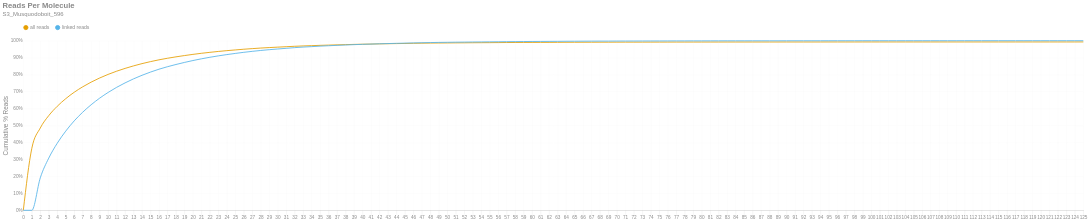

Notebook code cell kept with this figure:
### Markdown cell above
### Reads per Molecule
This chart shows the cumulative distribution of the number of reads per linked molecule. That is, how many alignments are associated with a unique molecule. This excludes the number of reads associated with invalid or absent linked-read barcodes. The `linked` histogram is the percentages recalculated when disregarding singletons.

### Code cell
if SKIPLR:
    print_html(f"Skipped")
else:
    counts = np.bincount(valids['reads'].cast(pl.Int64).to_numpy())
    weighted = counts * np.arange(len(counts))
    all_perc = weighted / n_reads
    linked_perc = weighted / n_linked_reads
    linked_perc[1] = 0
    binned_df = pl.DataFrame({
        'readsper': list(range(len(counts))),
        'all reads (cumsum)': np.cumsum(all_perc).tolist(),
        'linked reads (cumsum)': np.cumsum(linked_perc).tolist(),
    })

    with SafeRender(binned_df):
        (
            density_plot(binned_df, 'Reads Per Molecule', samplename, 'readspmol')
            .encode(
                x=alt.X('readsper:O', title=None).axis(labelAngle=0).scale(padding=0),
                y=alt.Y('value:Q', title='Cumulative % Reads').axis(format='%').stack(False),
                color=alt.Color("key:N").scale(domain=["all reads", "linked reads"]),
                tooltip=[
                    alt.Tooltip("key:N", title="Data Type"),
                    alt.Tooltip("readsper:O", title="Reads Per Molecule"),
                    alt.Tooltip("value:Q", format=".2%", title="% Reads (Cum.)")
                ]            
            )
        ).display()

### Figure 1 — Vega-Lite specification as saved in the notebook (floating-point values rounded to 4 significant figures)
{"width": "container", "height": 400, "config": {"title": {"anchor": "start", "dy": -15, "fontSize": 18, "color": "#888888", "subtitleColor": "#888888", "subtitleFontSize": 14}, "arc": {"fill": "#0072B2"}, "axis": {"domainColor": "#888888", "domainWidth": 0.5, "gridWidth": 0.2, "grid": false, "titleFontWeight": 400, "titleFontSize": 15, "labelFontSize": 11, "labelColor": "#888888", "tickColor": "#888888", "tickWidth": 0.2, "titleColor": "#888888"}, "axisBand": {"grid": false}, "axisX": {"grid": true, "tickSize": 10, "domainCap": "round"}, "axisY": {"domain": false, "grid": true, "tickSize": 0, "domainCap": "round"}, "background": "transparent", "header": {"labelFontSize": 15, "labelColor": "#888888", "titleFontSize": 15, "titleFontWeight": 600, "titleColor": "#888888"}, "legend": {"labelFont": "sans-serif", "labelFontSize": 12, "labelColor": "#888888", "symbolSize": 100, "symbolType": "circle", "titleFontSize": 12, "titlePadding": 10, "titleColor": "#888888", "title": null, "orient": "top"}, "range": {"category": ["#E69F00", "#56B4E9", "#009E73", "#F0E442", "#0072B2", "#D55E00", "#CC79A7", "#000000"], "diverging": ["#cfe8f3", "#a2d4ec", "#73bfe2", "#46abdb", "#1696d2", "#12719e"]}, "area": {"fill": "#0072B2", "fillOpacity": 0.7, "line": true, "strokeOpacity": 0.7}, "line": {"color": "#0072B2", "stroke": "#0072B2", "strokeWidth": 2}, "trail": {"color": "#0072B2", "stroke": "#0072B2", "strokeWidth": 0, "size": 1}, "point": {"filled": true, "fillOpacity": 1.0, "size": 95}, "text": {"color": "#888888", "fontSize": 11, "align": "right", "fontWeight": 400, "size": 11}, "bar": {"fill": "#0072B2", "stroke": null}, "view": {"stroke": null, "continuousWidth": 660, "continuousHeight": 400}}, "data": {"name": "data-e70bbc8f8ad51b56e5e13a645d28a6ac"}, "mark": {"type": "line", "interpolate": "monotone", "point": {"opacity": 0, "size": 275}}, "encoding": {"color": {"field": "key", "scale": {"domain": ["all reads", "linked reads"]}, "type": "nominal"}, "tooltip": [{"field": "key", "title": "Data Type", "type": "nominal"}, {"field": "readsper", "title": "Reads Per Molecule", "type": "ordinal"}, {"field": "value", "format": ".2%", "title": "% Reads (Cum.)", "type": "quantitative"}], "x": {"axis": {"labelAngle": 0}, "field": "readsper", "scale": {"padding": 0}, "title": null, "type": "ordinal"}, "y": {"axis": {"format": "%"}, "field": "value", "stack": false, "title": "Cumulative % Reads", "type": "quantitative"}}, "params": [{"name": "param_c36ac31b6afebe62", "select": {"type": "point", "fields": ["key"]}, "bind": "legend"}], "title": {"text": "Reads Per Molecule", "subtitle": "S3_Musquodoboit_596"}, "transform": [{"fold": ["all reads (cumsum)", "linked reads (cumsum)"]}, {"calculate": "replace(datum.key, ' (cumsum)', '')", "as": "key"}, {"filter": {"param": "param_c36ac31b6afebe62"}}], "usermeta": {"embedOptions": {"downloadFileName": "S3_Musquodoboit_596.readspmol"}}, "$schema": "https://vega.github.io/schema/vega-lite/v6.1.0.json", "datasets": {"data-e70bbc8f8ad51b56e5e13a645d28a6ac": [{"readsper": 0, "all reads (cumsum)": 0.0, "linked reads (cumsum)": 0.0}, {"readsper": 1, "all reads (cumsum)": 0.3652, "linked reads (cumsum)": 0.0}, {"readsper": 2, "all reads (cumsum)": 0.4852, "linked reads (cumsum)": 0.1913}, {"readsper": 3, "all reads (cumsum)": 0.5583, "linked reads (cumsum)": 0.3078}, {"readsper": 4, "all reads (cumsum)": 0.6133, "linked reads (cumsum)": 0.3954}, {"readsper": 5, "all reads (cumsum)": 0.6581, "linked reads (cumsum)": 0.4668}, {"readsper": 6, "all reads (cumsum)": 0.696, "linked reads (cumsum)": 0.5271}, {"readsper": 7, "all reads (cumsum)": 0.728, "linked reads (cumsum)": 0.5782}, {"readsper": 8, "all reads (cumsum)": 0.7558, "linked reads (cumsum)": 0.6224}, {"readsper": 9, "all reads (cumsum)": 0.7801, "linked reads (cumsum)": 0.6611}, {"readsper": 10, "all reads (cumsum)": 0.8013, "linked reads (cumsum)": 0.6949}, {"readsper": 11, "all reads (cumsum)": 0.8201, "linked reads (cumsum)": 0.7249}, {"readsper": 12, "all reads (cumsum)": 0.8367, "linked reads (cumsum)": 0.7513}, {"readsper": 13, "all reads (cumsum)": 0.8516, "linked reads (cumsum)": 0.775}, {"readsper": 14, "all reads (cumsum)": 0.8649, "linked reads (cumsum)": 0.7962}, {"readsper": 15, "all reads (cumsum)": 0.8767, "linked reads (cumsum)": 0.8151}, {"readsper": 16, "all reads (cumsum)": 0.8873, "linked reads (cumsum)": 0.832}, {"readsper": 17, "all reads (cumsum)": 0.8965, "linked reads (cumsum)": 0.8467}, {"readsper": 18, "all reads (cumsum)": 0.9047, "linked reads (cumsum)": 0.8598}, {"readsper": 19, "all reads (cumsum)": 0.9123, "linked reads (cumsum)": 0.8718}, {"readsper": 20, "all reads (cumsum)": 0.9194, "linked reads (cumsum)": 0.883}, {"readsper": 21, "all reads (cumsum)": 0.9257, "linked reads (cumsum)": 0.8931}, {"readsper": 22, "all reads (cumsum)": 0.9315, "linked reads (cumsum)": 0.9023}, {"readsper": 23, "all reads (cumsum)": 0.9367, "linked reads (cumsum)": 0.9106}, {"readsper": 24, "all reads (cumsum)": 0.9414, "linked reads (cumsum)": 0.9182}, {"readsper": 25, "all reads (cumsum)": 0.9456, "linked reads (cumsum)": 0.9249}, {"readsper": 26, "all reads (cumsum)": 0.9498, "linked reads (cumsum)": 0.9315}, {"readsper": 27, "all reads (cumsum)": 0.9533, "linked reads (cumsum)": 0.9372}, {"readsper": 28, "all reads (cumsum)": 0.9567, "linked reads (cumsum)": 0.9425}, {"readsper": 29, "all reads (cumsum)": 0.9595, "linked reads (cumsum)": 0.9471}, {"readsper": 30, "all reads (cumsum)": 0.9621, "linked reads (cumsum)": 0.9511}, {"readsper": 31, "all reads (cumsum)": 0.9646, "linked reads (cumsum)": 0.9551}, {"readsper": 32, "all reads (cumsum)": 0.9671, "linked reads (cumsum)": 0.9591}, {"readsper": 33, "all reads (cumsum)": 0.9692, "linked reads (cumsum)": 0.9624}, {"readsper": 34, "all reads (cumsum)": 0.9708, "linked reads (cumsum)": 0.9651}, {"readsper": 35, "all reads (cumsum)": 0.9726, "linked reads (cumsum)": 0.9679}, {"readsper": 36, "all reads (cumsum)": 0.9741, "linked reads (cumsum)": 0.9703}, {"readsper": 37, "all reads (cumsum)": 0.9755, "linked reads (cumsum)": 0.9726}, {"readsper": 38, "all reads (cumsum)": 0.9769, "linked reads (cumsum)": 0.9747}, {"readsper": 39, "all reads (cumsum)": 0.9782, "linked reads (cumsum)": 0.9768}, {"readsper": 40, "all reads (cumsum)": 0.9793, "linked reads (cumsum)": 0.9786}, {"readsper": 41, "all reads (cumsum)": 0.9803, "linked reads (cumsum)": 0.9801}, {"readsper": 42, "all reads (cumsum)": 0.9813, "linked reads (cumsum)": 0.9818}, {"readsper": 43, "all reads (cumsum)": 0.9822, "linked reads (cumsum)": 0.9832}, {"readsper": 44, "all reads (cumsum)": 0.983, "linked reads (cumsum)": 0.9845}, {"readsper": 45, "all reads (cumsum)": 0.9837, "linked reads (cumsum)": 0.9856}, {"readsper": 46, "all reads (cumsum)": 0.9846, "linked reads (cumsum)": 0.987}, {"readsper": 47, "all reads (cumsum)": 0.9853, "linked reads (cumsum)": 0.9881}, {"readsper": 48, "all reads (cumsum)": 0.9859, "linked reads (cumsum)": 0.9891}, {"readsper": 49, "all reads (cumsum)": 0.9864, "linked reads (cumsum)": 0.9899}, {"readsper": 50, "all reads (cumsum)": 0.9868, "linked reads (cumsum)": 0.9905}, {"readsper": 51, "all reads (cumsum)": 0.9873, "linked reads (cumsum)": 0.9913}, {"readsper": 52, "all reads (cumsum)": 0.9876, "linked reads (cumsum)": 0.9917}, {"readsper": 53, "all reads (cumsum)": 0.988, "linked reads (cumsum)": 0.9924}, {"readsper": 54, "all reads (cumsum)": 0.9882, "linked reads (cumsum)": 0.9928}, {"readsper": 55, "all reads (cumsum)": 0.9886, "linked reads (cumsum)": 0.9933}, {"readsper": 56, "all reads (cumsum)": 0.9889, "linked reads (cumsum)": 0.9938}, {"readsper": 57, "all reads (cumsum)": 0.9892, "linked reads (cumsum)": 0.9944}, {"readsper": 58, "all reads (cumsum)": 0.9894, "linked reads (cumsum)": 0.9947}, {"readsper": 59, "all reads (cumsum)": 0.9897, "linked reads (cumsum)": 0.9952}, {"readsper": 60, "all reads (cumsum)": 0.9899, "linked reads (cumsum)": 0.9954}, {"readsper": 61, "all reads (cumsum)": 0.9901, "linked reads (cumsum)": 0.9957}, {"readsper": 62, "all reads (cumsum)": 0.9902, "linked reads (cumsum)": 0.996}, {"readsper": 63, "all reads (cumsum)": 0.9904, "linked reads (cumsum)": 0.9963}, {"readsper": 64, "all reads (cumsum)": 0.9907, "linked reads (cumsum)": 0.9967}, {"readsper": 65, "all reads (cumsum)": 0.9908, "linked reads (cumsum)": 0.9969}, {"readsper": 66, "all reads (cumsum)": 0.991, "linked reads (cumsum)": 0.9972}, {"readsper": 67, "all reads (cumsum)": 0.9912, "linked reads (cumsum)": 0.9975}, {"readsper": 68, "all reads (cumsum)": 0.9913, "linked reads (cumsum)": 0.9977}, {"readsper": 69, "all reads (cumsum)": 0.9913, "linked reads (cumsum)": 0.9977}, {"readsper": 70, "all reads (cumsum)": 0.9915, "linked reads (cumsum)": 0.998}, {"readsper": 71, "all reads (cumsum)": 0.9915, "linked reads (cumsum)": 0.9981}, {"readsper": 72, "all reads (cumsum)": 0.9916, "linked reads (cumsum)": 0.9981}, {"readsper": 73, "all reads (cumsum)": 0.9917, "linked reads (cumsum)": 0.9983}, {"readsper": 74, "all reads (cumsum)": 0.9918, "linked reads (cumsum)": 0.9984}, {"readsper": 75, "all reads (cumsum)": 0.9918, "linked reads (cumsum)": 0.9985}, {"readsper": 76, "all reads (cumsum)": 0.9919, "linked reads (cumsum)": 0.9987}, {"readsper": 77, "all reads (cumsum)": 0.992, "linked reads (cumsum)": 0.9989}, {"readsper": 78, "all reads (cumsum)": 0.9921, "linked reads (cumsum)": 0.9989}, {"readsper": 79, "all reads (cumsum)": 0.9921, "linked reads (cumsum)": 0.999}, {"readsper": 80, "all reads (cumsum)": 0.9922, "linked reads (cumsum)": 0.9991}, {"readsper": 81, "all reads (cumsum)": 0.9922, "linked reads (cumsum)": 0.9991}, {"readsper": 82, "all reads (cumsum)": 0.9923, "linked reads (cumsum)": 0.9992}, {"readsper": 83, "all reads (cumsum)": 0.9923, "linked reads (cumsum)": 0.9993}, {"readsper": 84, "all reads (cumsum)": 0.9923, "linked reads (cumsum)": 0.9993}, {"readsper": 85, "all reads (cumsum)": 0.9923, "linked reads (cumsum)": 0.9993}, {"readsper": 86, "all reads (cumsum)": 0.9924, "linked reads (cumsum)": 0.9994}, {"readsper": 87, "all reads (cumsum)": 0.9924, "linked reads (cumsum)": 0.9994}, {"readsper": 88, "all reads (cumsum)": 0.9924, "linked reads (cumsum)": 0.9994}, {"readsper": 89, "all reads (cumsum)": 0.9924, "linked reads (cumsum)": 0.9995}, {"readsper": 90, "all reads (cumsum)": 0.9925, "linked reads (cumsum)": 0.9995}, {"readsper": 91, "all reads (cumsum)": 0.9925, "linked reads (cumsum)": 0.9996}, {"readsper": 92, "all reads (cumsum)": 0.9925, "linked reads (cumsum)": 0.9996}, {"readsper": 93, "all reads (cumsum)": 0.9925, "linked reads (cumsum)": 0.9996}, {"readsper": 94, "all reads (cumsum)": 0.9925, "linked reads (cumsum)": 0.9996}, {"readsper": 95, "all reads (cumsum)": 0.9926, "linked reads (cumsum)": 0.9997}, {"readsper": 96, "all reads (cumsum)": 0.9926, "linked reads (cumsum)": 0.9998}, {"readsper": 97, "all reads (cumsum)": 0.9926, "linked reads (cumsum)": 0.9998}, {"readsper": 98, "all reads (cumsum)": 0.9926, "linked reads (cumsum)": 0.9998}, {"readsper": 99, "all reads (cumsum)": 0.9926, "linked reads (cumsum)": 0.9998}, {"readsper": 100, "all reads (cumsum)": 0.9926, "linked reads (cumsum)": 0.9998}, {"readsper": 101, "all reads (cumsum)": 0.9926, "linked reads (cumsum)": 0.9998}, {"readsper": 102, "all reads (cumsum)": 0.9927, "linked reads (cumsum)": 0.9999}, {"readsper": 103, "all reads (cumsum)": 0.9927, "linked reads (cumsum)": 0.9999}, {"readsper": 104, "all reads (cumsum)": 0.9927, "linked reads (cumsum)": 0.9999}, {"readsper": 105, "all reads (cumsum)": 0.9927, "linked reads (cumsum)": 0.9999}, {"readsper": 106, "all reads (cumsum)": 0.9927, "linked reads (cumsum)": 0.9999}, {"readsper": 107, "all reads (cumsum)": 0.9927, "linked reads (cumsum)": 0.9999}, {"readsper": 108, "all reads (cumsum)": 0.9927, "linked reads (cumsum)": 0.9999}, {"readsper": 109, "all reads (cumsum)": 0.9927, "linked reads (cumsum)": 0.9999}, {"readsper": 110, "all reads (cumsum)": 0.9927, "linked reads (cumsum)": 0.9999}, {"readsper": 111, "all reads (cumsum)": 0.9927, "linked reads (cumsum)": 1.0}, {"readsper": 112, "all reads (cumsum)": 0.9927, "linked reads (cumsum)": 1.0}, {"readsper": 113, "all reads (cumsum)": 0.9927, "linked reads (cumsum)": 1.0}, {"readsper": 114, "all reads (cumsum)": 0.9927, "linked reads (cumsum)": 1.0}, {"readsper": 115, "all reads (cumsum)": 0.9927, "linked reads (cumsum)": 1.0}, {"readsper": 116, "all reads (cumsum)": 0.9927, "linked reads (cumsum)": 1.0}, {"readsper": 117, "all reads (cumsum)": 0.9927, "linked reads (cumsum)": 1.0}, {"readsper": 118, "all reads (cumsum)": 0.9927, "linked reads (cumsum)": 1.0}, {"readsper": 119, "all reads (cumsum)": 0.9927, "linked reads (cumsum)": 1.0}, {"readsper": 120, "all reads (cumsum)": 0.9927, "linked reads (cumsum)": 1.0}, {"readsper": 121, "all reads (cumsum)": 0.9927, "linked reads (cumsum)": 1.0}, {"readsper": 122, "all reads (cumsum)": 0.9927, "linked reads (cumsum)": 1.0}, {"readsper": 123, "all reads (cumsum)": 0.9927, "linked reads (cumsum)": 1.0}, {"readsper": 124, "all reads (cumsum)": 0.9927, "linked reads (cumsum)": 1.0}, {"readsper": 125, "all reads (cumsum)": 0.9928, "linked reads (cumsum)": 1.0}]}}
